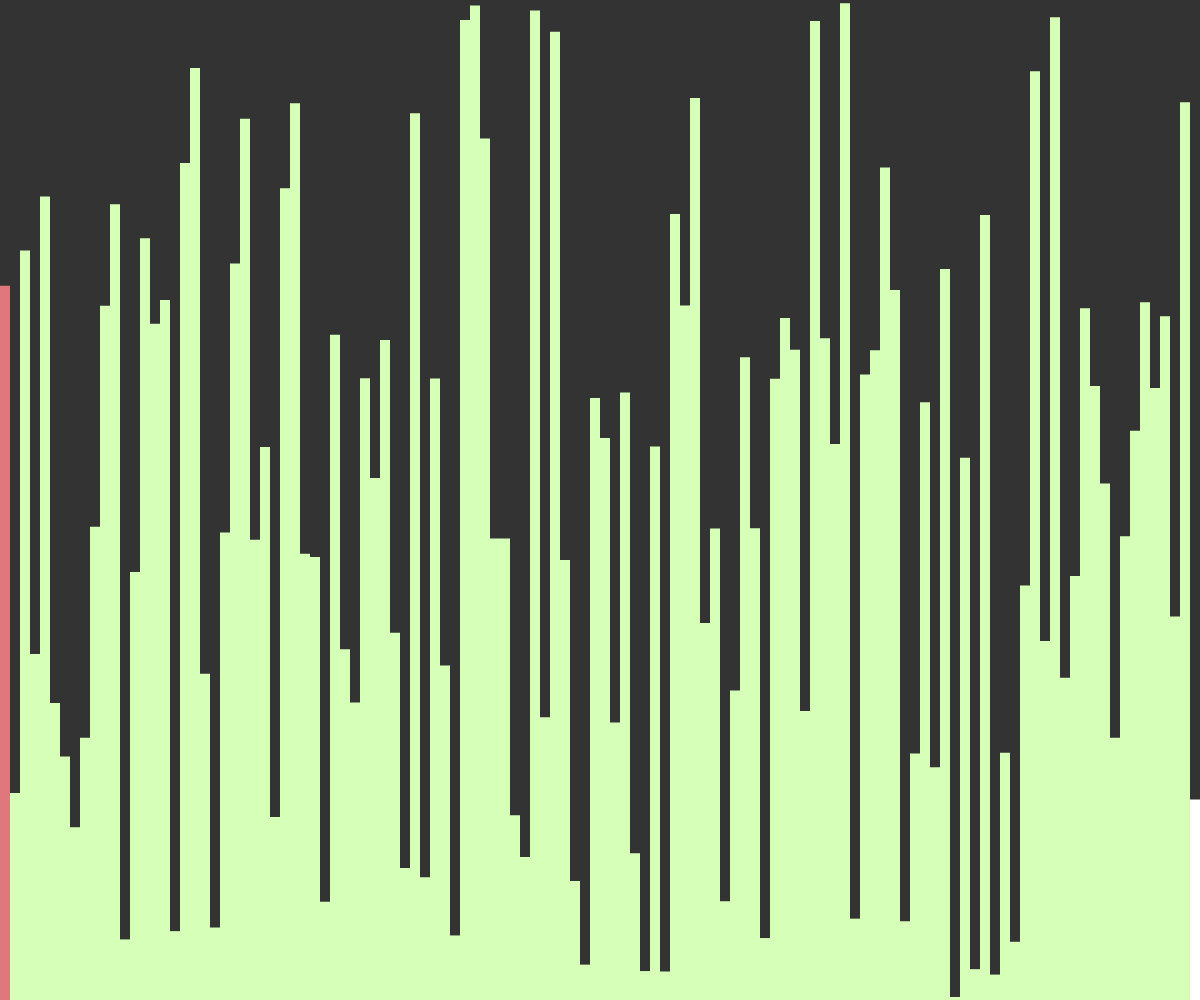
Frame 1 (no input)
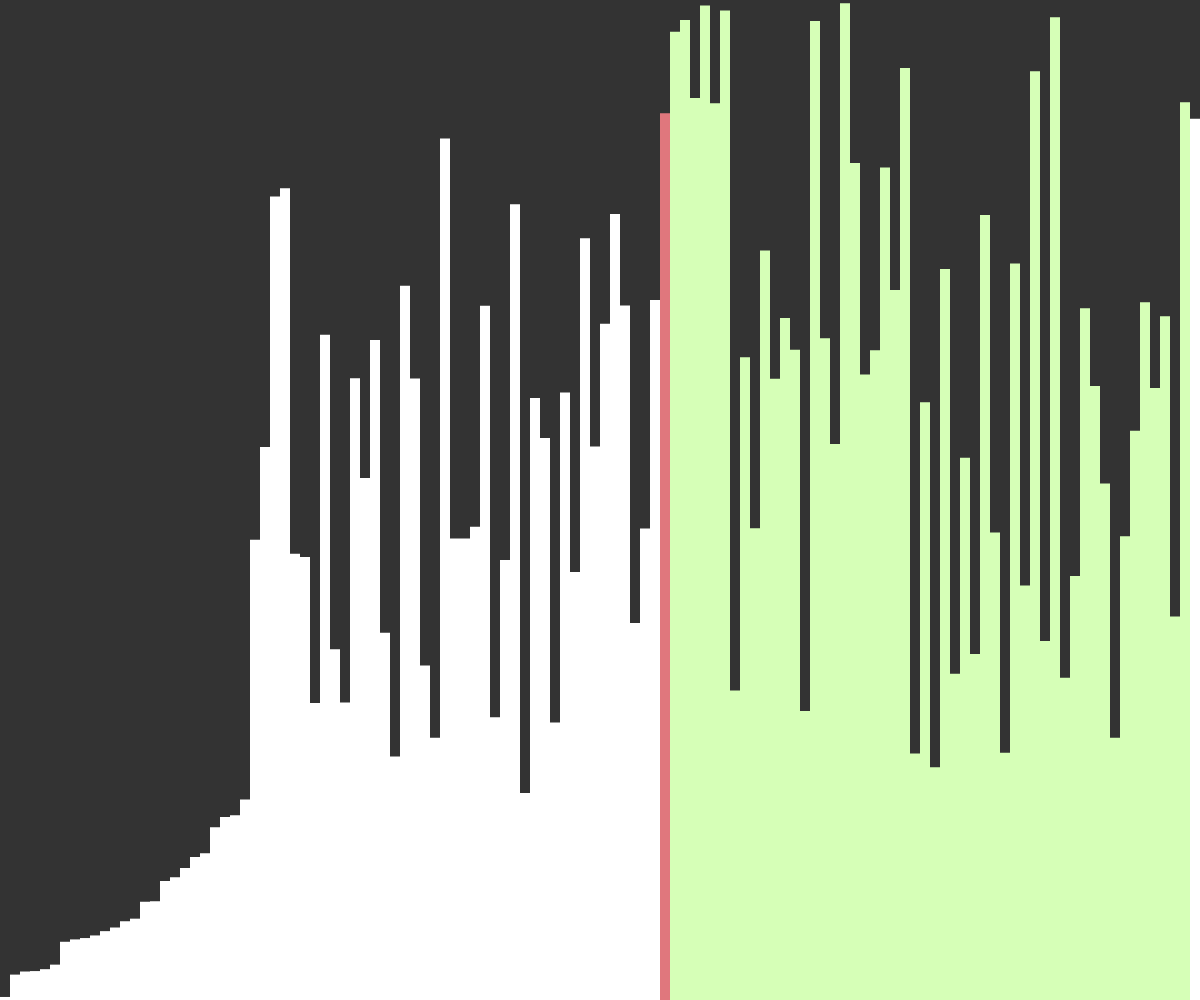
Frame 60 (no input)
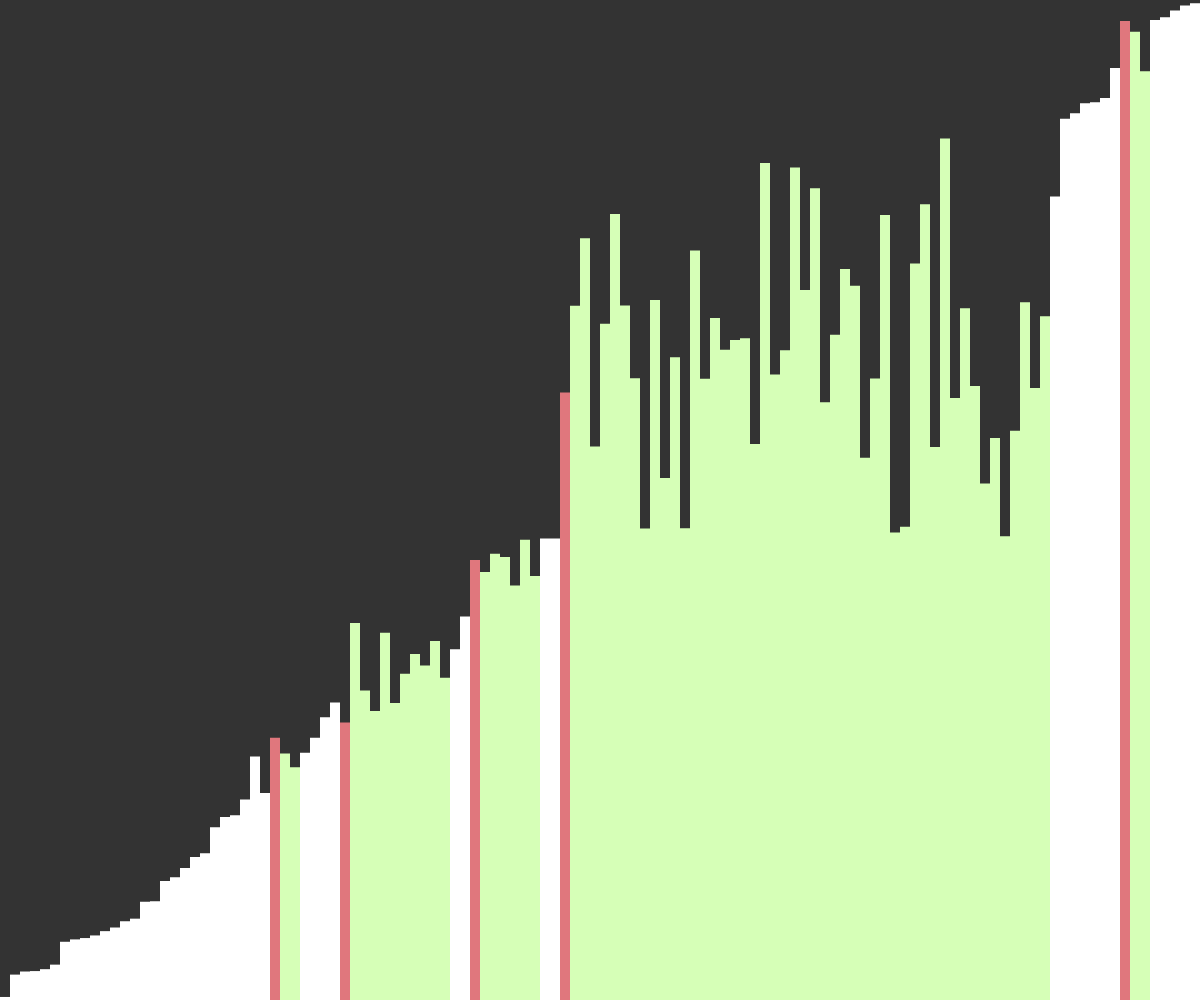
Frame 120 (the mouse pressed at the canvas centre since frame 60)

The p5.js sketch that drew these frames (run headless with seeded random() and noise() and a simulated clock; from frame 60 on, the mouse is pressed at the canvas centre):

// p5.js sketch
// ── sketch.js
let values = [];

let i = 0;
let w = 10;

let states = [];

function setup() {
	createCanvas(windowWidth, windowHeight);
	values = new Array(floor(width / w));
	for (let i = 0; i < values.length; i++) {
		values[i] = random(height);
		states[i] = -1;
	}
	//frameRate(5);
	quickSort(values, 0, values.length - 1);
}

async function quickSort(arr, start, end) {
	if (start >= end) {
		return;
	}
	let index = await partition(arr, start, end);
	states[index] = -1;

	await Promise.all([
		quickSort(arr, start, index - 1), 
		quickSort(arr, index + 1, end)
	]);
}

async function partition(arr, start, end) {

	for (let i = start; i < end; i++) {
		states[i] = 1;
	}

	let pivotIndex = start;
	let pivotValue = arr[end];
	states[pivotIndex] = 0;
	for (let i = start; i < end; i++) {
		if (arr[i] < pivotValue){
			await swap(arr, i, pivotIndex);
			states[pivotIndex] = -1;
			pivotIndex++;
			states[pivotIndex] = 0;
		}
	}
	await swap(arr, pivotIndex, end);

	for (let i = start; i < end; i++) {
		if (i != pivotIndex) {
			states[i] = -1;
		}
	}

	return pivotIndex;
}

function draw() {
	background(51);

	for (let i = 0; i < values.length; i++) {
		noStroke();
		if (states[i] == 0){
			fill ('#E0777D');
		} else if (states[i] == 1) {
			fill ('#D6FFB7');
		} else {
			fill (255);
		}
		rect(i * w, height - values[i], w, values[i]);
	}
}

async function swap(arr, a, b){
	await sleep (50);

	let temp = arr[a];
	arr[a] = arr[b];
	arr[b] = temp;
}

function sleep(ms) {
	return new Promise(resolve => setTimeout(resolve, ms));
}
